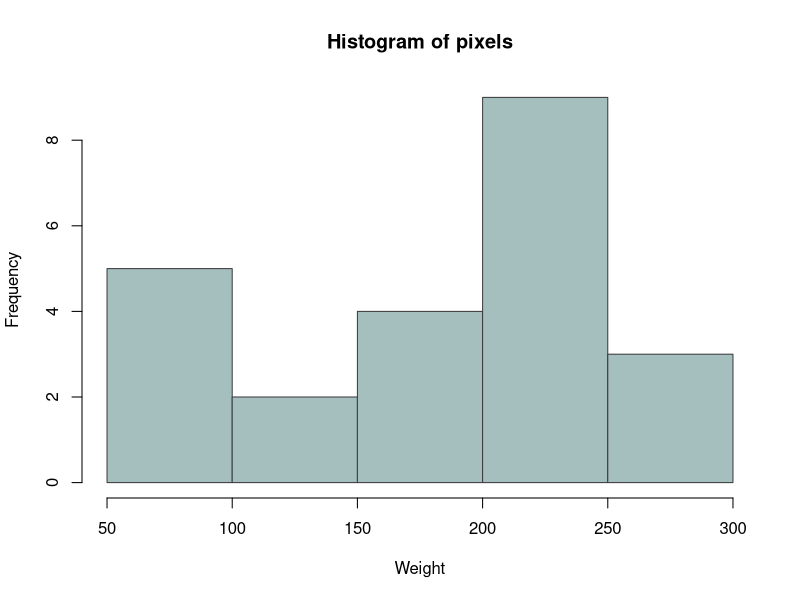

This chart was generated by the following R code:
# Create data for the graph

pixels <-  c(207, 255, 245, 223, 177, 177, 87, 97, 177, 207, 123, 123, 207, 207, 255, 255, 87, 56, 56, 177, 245, 223, 245)

# Give name to the chart
png(file = "3_Histogram/histogram.png")

# Create the histogram.
hist(pixels,xlab = "Weight",col = "#A5BFBE",border = "#3D3D40")

# Save the file.
dev.off()